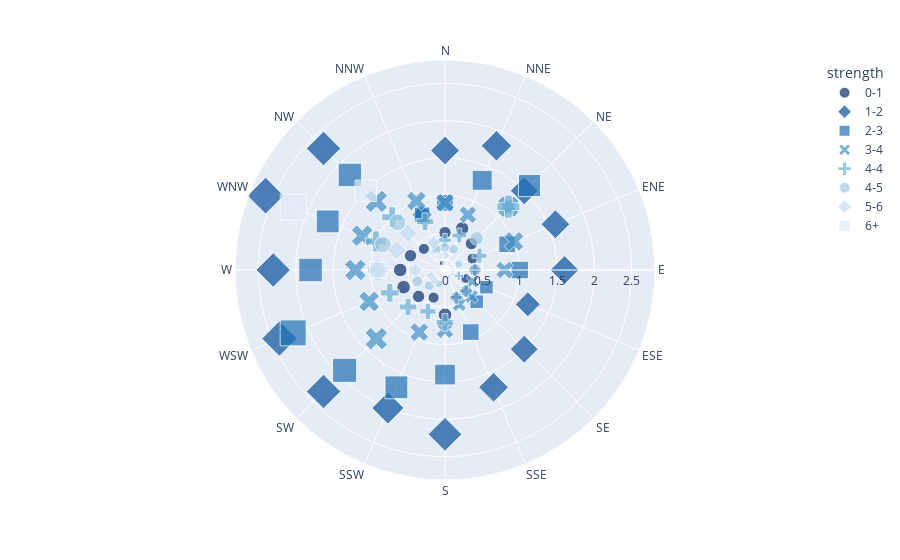

The notebook cell this image was saved under:
### Code cell
fig = px.scatter_polar(wind,r='frequency',theta='direction',
                       color='strength',symbol='strength',size='frequency',
                       color_discrete_sequence=px.colors.sequential.Blues_r)
fig.show()

### Figure 1 — Plotly figure (JSON) as saved in the notebook; plotly's stock layout.template omitted (floating-point values rounded to 4 significant figures)
{"data": [{"hovertemplate": "strength=0-1<br>frequency=%{marker.size}<br>direction=%{theta}<extra></extra>", "legendgroup": "0-1", "marker": {"color": "rgb(8,48,107)", "size": [0.5, 0.6, 0.5, 0.4, 0.4, 0.3, 0.4, 0.4, 0.6, 0.4, 0.5, 0.6, 0.6, 0.5, 0.4, 0.1], "sizemode": "area", "sizeref": 0.0065, "symbol": "circle"}, "mode": "markers", "name": "0-1", "r": [0.5, 0.6, 0.5, 0.4, 0.4, 0.3, 0.4, 0.4, 0.6, 0.4, 0.5, 0.6, 0.6, 0.5, 0.4, 0.1], "showlegend": true, "subplot": "polar", "theta": ["N", "NNE", "NE", "ENE", "E", "ESE", "SE", "SSE", "S", "SSW", "SW", "WSW", "W", "WNW", "NW", "NNW"], "type": "scatterpolar"}, {"hovertemplate": "strength=1-2<br>frequency=%{marker.size}<br>direction=%{theta}<extra></extra>", "legendgroup": "1-2", "marker": {"color": "rgb(8,81,156)", "size": [1.6, 1.8, 1.5, 1.6, 1.6, 1.2, 1.5, 1.7, 2.2, 2, 2.3, 2.4, 2.3, 2.6, 2.3, 0.8], "sizemode": "area", "sizeref": 0.0065, "symbol": "diamond"}, "mode": "markers", "name": "1-2", "r": [1.6, 1.8, 1.5, 1.6, 1.6, 1.2, 1.5, 1.7, 2.2, 2, 2.3, 2.4, 2.3, 2.6, 2.3, 0.8], "showlegend": true, "subplot": "polar", "theta": ["N", "NNE", "NE", "ENE", "E", "ESE", "SE", "SSE", "S", "SSW", "SW", "WSW", "W", "WNW", "NW", "NNW"], "type": "scatterpolar"}, {"hovertemplate": "strength=2-3<br>frequency=%{marker.size}<br>direction=%{theta}<extra></extra>", "legendgroup": "2-3", "marker": {"color": "rgb(33,113,181)", "size": [0.9, 1.3, 1.6, 0.9, 1, 0.6, 0.6, 0.9, 1.4, 1.7, 1.9, 2.2, 1.8, 1.7, 1.8, 0.8], "sizemode": "area", "sizeref": 0.0065, "symbol": "square"}, "mode": "markers", "name": "2-3", "r": [0.9, 1.3, 1.6, 0.9, 1, 0.6, 0.6, 0.9, 1.4, 1.7, 1.9, 2.2, 1.8, 1.7, 1.8, 0.8], "showlegend": true, "subplot": "polar", "theta": ["N", "NNE", "NE", "ENE", "E", "ESE", "SE", "SSE", "S", "SSW", "SW", "WSW", "W", "WNW", "NW", "NNW"], "type": "scatterpolar"}, {"hovertemplate": "strength=3-4<br>frequency=%{marker.size}<br>direction=%{theta}<extra></extra>", "legendgroup": "3-4", "marker": {"color": "rgb(66,146,198)", "size": [0.9, 0.8, 1.2, 1, 0.8, 0.4, 0.5, 0.5, 0.8, 0.9, 1.3, 1.1, 1.2, 1.2, 1.3, 1], "sizemode": "area", "sizeref": 0.0065, "symbol": "x"}, "mode": "markers", "name": "3-4", "r": [0.9, 0.8, 1.2, 1, 0.8, 0.4, 0.5, 0.5, 0.8, 0.9, 1.3, 1.1, 1.2, 1.2, 1.3, 1], "showlegend": true, "subplot": "polar", "theta": ["N", "NNE", "NE", "ENE", "E", "ESE", "SE", "SSE", "S", "SSW", "SW", "WSW", "W", "WNW", "NW", "NNW"], "type": "scatterpolar"}, {"hovertemplate": "strength=4-4<br>frequency=%{marker.size}<br>direction=%{theta}<extra></extra>", "legendgroup": "4-4", "marker": {"color": "rgb(107,174,214)", "size": [0.4, 0.5, 1.2, 0.5, 0.4, 0.2, 0.4, 0.4, 0.7, 0.6, 0.7, 0.8, 0.9, 1, 1, 0.7], "sizemode": "area", "sizeref": 0.0065, "symbol": "cross"}, "mode": "markers", "name": "4-4", "r": [0.4, 0.5, 1.2, 0.5, 0.4, 0.2, 0.4, 0.4, 0.7, 0.6, 0.7, 0.8, 0.9, 1, 1, 0.7], "showlegend": true, "subplot": "polar", "theta": ["N", "NNE", "NE", "ENE", "E", "ESE", "SE", "SSE", "S", "SSW", "SW", "WSW", "W", "WNW", "NW", "NNW"], "type": "scatterpolar"}, {"hovertemplate": "strength=4-5<br>frequency=%{marker.size}<br>direction=%{theta}<extra></extra>", "legendgroup": "4-5", "marker": {"color": "rgb(158,202,225)", "size": [0.3, 0.3, 0.6, 0.2, 0.1, 0.1, 0.05, 0.1, 0.1, 0.2, 0.3, 0.4, 0.9, 0.9, 0.9, 0.3], "sizemode": "area", "sizeref": 0.0065, "symbol": "circle"}, "mode": "markers", "name": "4-5", "r": [0.3, 0.3, 0.6, 0.2, 0.1, 0.1, 0.05, 0.1, 0.1, 0.2, 0.3, 0.4, 0.9, 0.9, 0.9, 0.3], "showlegend": true, "subplot": "polar", "theta": ["N", "NNE", "NE", "ENE", "E", "ESE", "SE", "SSE", "S", "SSW", "SW", "WSW", "W", "WNW", "NW", "NNW"], "type": "scatterpolar"}, {"hovertemplate": "strength=5-6<br>frequency=%{marker.size}<br>direction=%{theta}<extra></extra>", "legendgroup": "5-6", "marker": {"color": "rgb(198,219,239)", "size": [0.2, 0.1, 0.1, 0.1, 0.1, 0.1, 0.05, 0.05, 0.1, 0.05, 0.2, 0.2, 0.4, 0.7, 0.7, 0.4], "sizemode": "area", "sizeref": 0.0065, "symbol": "diamond"}, "mode": "markers", "name": "5-6", "r": [0.2, 0.1, 0.1, 0.1, 0.1, 0.1, 0.05, 0.05, 0.1, 0.05, 0.2, 0.2, 0.4, 0.7, 0.7, 0.4], "showlegend": true, "subplot": "polar", "theta": ["N", "NNE", "NE", "ENE", "E", "ESE", "SE", "SSE", "S", "SSW", "SW", "WSW", "W", "WNW", "NW", "NNW"], "type": "scatterpolar"}, {"hovertemplate": "strength=6+<br>frequency=%{marker.size}<br>direction=%{theta}<extra></extra>", "legendgroup": "6+", "marker": {"color": "rgb(222,235,247)", "size": [0.1, 0.1, 0.1, 0.1, 0.1, 0.05, 0.05, 0.05, 0.05, 0.1, 0.1, 0.1, 0.9, 2.2, 1.5, 0.2], "sizemode": "area", "sizeref": 0.0065, "symbol": "square"}, "mode": "markers", "name": "6+", "r": [0.1, 0.1, 0.1, 0.1, 0.1, 0.05, 0.05, 0.05, 0.05, 0.1, 0.1, 0.1, 0.9, 2.2, 1.5, 0.2], "showlegend": true, "subplot": "polar", "theta": ["N", "NNE", "NE", "ENE", "E", "ESE", "SE", "SSE", "S", "SSW", "SW", "WSW", "W", "WNW", "NW", "NNW"], "type": "scatterpolar"}], "layout": {"legend": {"itemsizing": "constant", "title": {"text": "strength"}, "tracegroupgap": 0}, "margin": {"t": 60}, "polar": {"angularaxis": {"direction": "clockwise", "rotation": 90}, "domain": {"x": [0, 1], "y": [0, 1]}}}}
